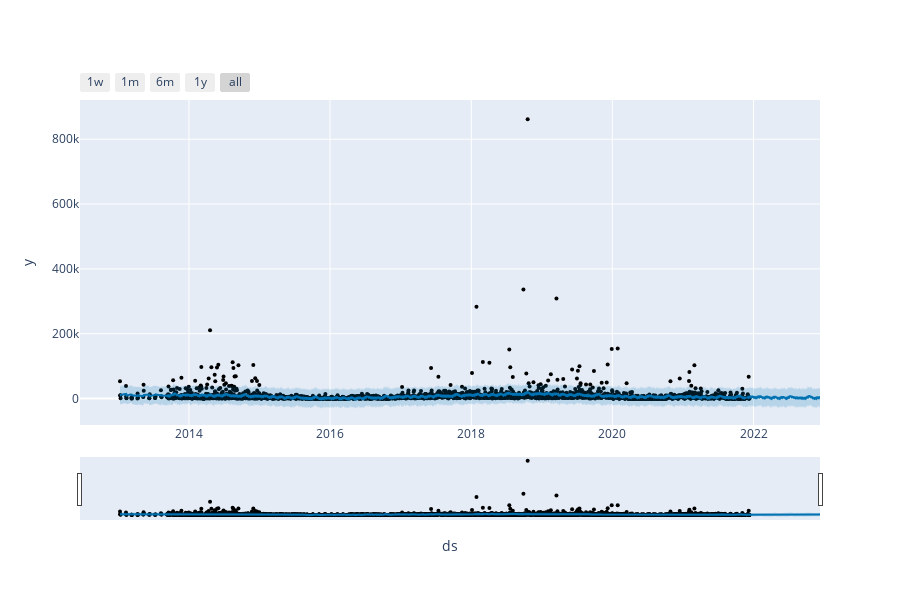

Notebook cell for this chart:
### Code cell
plot_plotly(DineInAmount_m, DineInAmount_forecast)

### Figure 1 — Plotly figure (JSON) as saved in the notebook; plotly's stock layout.template omitted (floating-point values rounded to 4 significant figures; data arrays with more than 128 entries replaced by an {"elided": "..."} marker saying what was removed)
{"data": [{"marker": {"color": "black", "size": 4}, "mode": "markers", "name": "Actual", "type": "scatter", "x": {"elided": "3002 str values"}, "y": {"elided": "3002 int values"}}, {"hoverinfo": "skip", "line": {"width": 0}, "mode": "lines", "type": "scatter", "x": {"elided": "3367 str values"}, "y": {"elided": "3367 float values"}}, {"fill": "tonexty", "fillcolor": "rgba(0, 114, 178, 0.2)", "line": {"color": "#0072B2", "width": 2}, "mode": "lines", "name": "Predicted", "type": "scatter", "x": {"elided": "3367 str values"}, "y": {"elided": "3367 float values"}}, {"fill": "tonexty", "fillcolor": "rgba(0, 114, 178, 0.2)", "hoverinfo": "skip", "line": {"width": 0}, "mode": "lines", "type": "scatter", "x": {"elided": "3367 str values"}, "y": {"elided": "3367 float values"}}], "layout": {"height": 600, "showlegend": false, "width": 900, "xaxis": {"rangeselector": {"buttons": [{"count": 7, "label": "1w", "step": "day", "stepmode": "backward"}, {"count": 1, "label": "1m", "step": "month", "stepmode": "backward"}, {"count": 6, "label": "6m", "step": "month", "stepmode": "backward"}, {"count": 1, "label": "1y", "step": "year", "stepmode": "backward"}, {"step": "all"}]}, "rangeslider": {"visible": true}, "title": {"text": "ds"}, "type": "date"}, "yaxis": {"title": {"text": "y"}}}}
